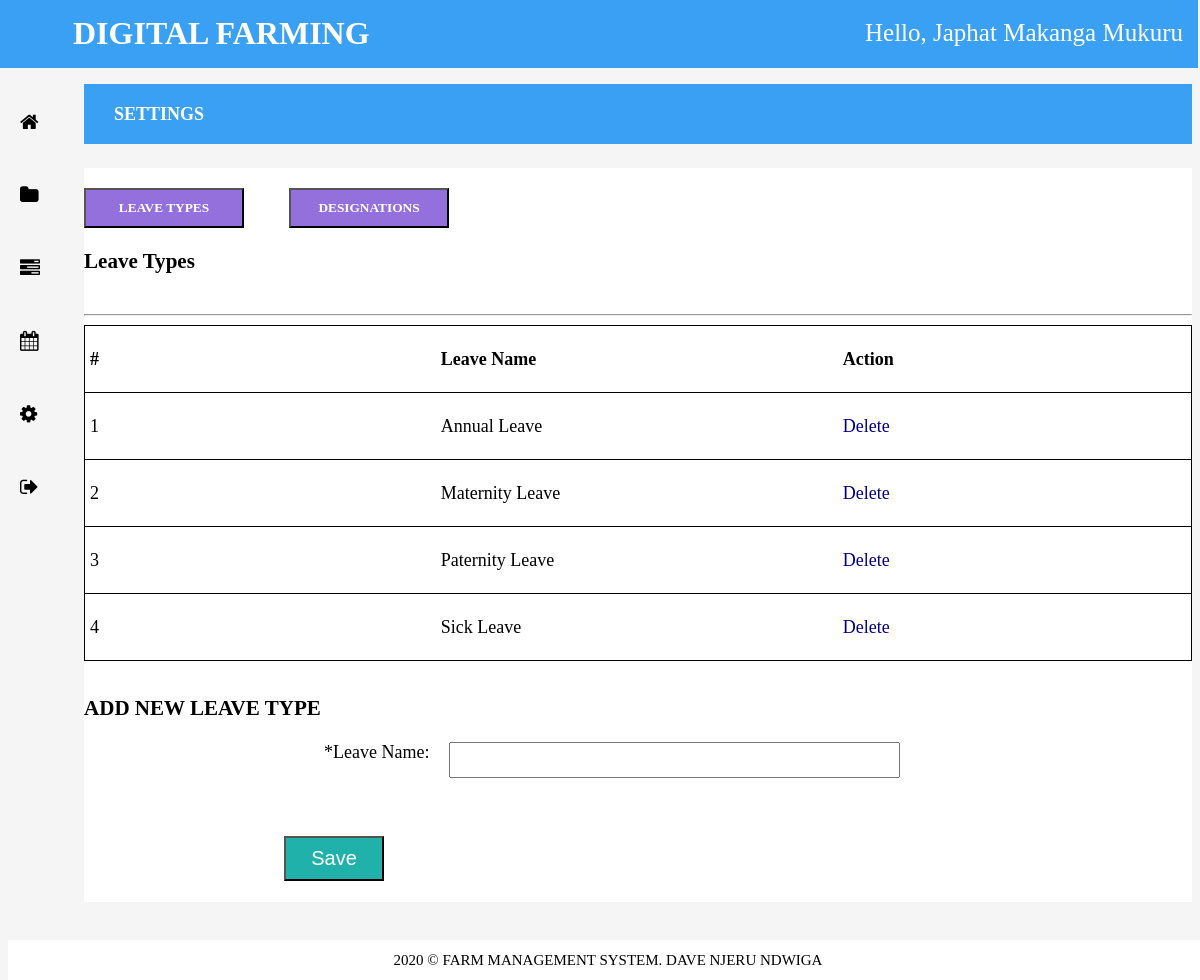
Page /settings.php (signed in) on the committed database.
### tables this page shows
CREATE TABLE `leave_types` (
  `leave_id` int(11) NOT NULL,
  `leave_name` varchar(32) NOT NULL
);

### session.php (called while the page is built, shortened)
<?php
include('dbconnection.php');
$user_check = $_SESSION['login_user'];
$mysqli= mysqli_query($mysqli,"select fullname from login where fullname = '$user_check' ");
$row = mysqli_fetch_array($mysqli,MYSQLI_ASSOC);
$login_session = $row['fullname'];
?>

### settings.php (the view, shortened to what this page needs)
<?php include ('session.php'); ?>
<!DOCTYPE html>
<html>
<head>
    <link rel="stylesheet" href="styling.css?v=<?php echo time(); ?>">
    <link rel="stylesheet" href="https://cdnjs.cloudflare.com/ajax/libs/font-awesome/4.7.0/css/font-awesome.min.css">
</head>
<body>
<?php
include 'navigation.php';
?>
<div class="heading">
    <h4>SETTINGS</h4>
</div>
<div class="workspace">
    <div class="buttons">
        <div class="button" id="setting_button">
            <a href="settings.php"><button>LEAVE TYPES</button></a>
        </div>
        <div class="button">
            <a href="settings2.php"><button>DESIGNATIONS</button></a>
        </div>
    </div>
    <h3>Leave Types</h3>
    <hr>
    <div class="tables">
        <?php
        include 'dbconnection.php';
        $query = "select leave_id, leave_name
                 from leave_types";
        if($result = $mysqli->query($query)) {
        }
        else {
            echo "Error getting information from the database."."<br>";
        }
        echo "<table id='schedule'> <tr>";
        echo "<th>#</th>";
        echo "<th>Leave Name</th>";
        echo "<th>Action</th>";
        echo "</tr\n>";
        while($result_ar = mysqli_fetch_assoc($result)) {
            echo "<tr>";
            echo "<td>".$result_ar['leave_id']."</td>";
            echo "<td>".$result_ar['leave_name']."</td>";
            echo "<td> <a href='remove_leave.php? leave_id=".$result_ar['leave_id']."'>Delete</a></td>";
            echo "</td></tr>\n";
        }
        echo "</table>";
        ?>
    </div>
    <div>
        <h3>ADD NEW LEAVE TYPE</h3>
    </div>
    <div class="input">
        <form action= "submitLeave.php" method="post">
            <ul>
                <li>*Leave Name: <input class="textboxes" name="lname" type="text"/></li>
            </ul>
            <input id="final" name="Submit1" type="submit" value="Save"/><br>&nbsp;
        </form>
    </div>
</div>
<div class="empty"></div>
<div id="second">
    <?php include 'footer.php' ?>
</div>
</body>
</html>

### navigation.php
<div id="navigator">
    <nav id="one">
        <label id="logo">DIGITAL FARMING</label>
        <div id="user">Hello, <?php echo $login_session; ?></div>
    </nav>
    <nav id="two">
        <ul>
            <li><a href="dashboard.php"><i class="fa fa-home" aria-hidden="true"></i>
                    <span class="home">Home</span></a></li>
            <li><a href="employees.php"><i class="fa fa-folder" aria-hidden="true"></i>
                    <span class="employees">Employees</span></a></li>
            <li><a href="work_schedule.php"><i class="fa fa-tasks" aria-hidden="true"></i>
                    <span class="schedule">Schedules</span></a></li>
            <li><a href="leaves.php"><i class="fa fa-calendar" aria-hidden="true"></i>
                    <span class="requests">Leave Requests</span></a></li>
            <li><a href="settings.php"><i class="fa fa-cog" aria-hidden="true"></i>
                    <span class="settings">Settings</span></a></li>
            <li><a href="logout.php"><i class="fa fa-sign-out" aria-hidden="true"></i>
                <span class="logout">LogOut</span></a></li>
        </ul>
    </nav>
</div>

### styling.css (style rules this page uses)
body { font-family: 'century gothic'; font-size: 18px; background-color: whitesmoke; }
#one { height: 70px; width: 100%; background: rgb(58, 160, 243); position: fixed; margin-top: -10px; margin-left: -10px; }
#two { height: 100%; width: 70px; background: whitesmoke; position: fixed; margin-top: 60px; margin-left: -8px; }
#logo { color: white; font-size: 32px; line-height: 70px; padding: 0 75px; font-weight: bold; }
#user { font-size: 25px; line-height: 70px; color: white; float: right; margin-right: 15px; }
#two ul { list-style: none; }
#two ul li { display: block; padding: 25px 0px; margin-left: -20px; }
#two ul li a { color: black; text-decoration: none; font-size: 20px; }
.empty { clear: both; padding-top: 70px; }
table th { width: 50px; }
a { text-decoration: none; color: navy; font-weight: 500; }
h4 { text-align: center; background-color: black; color: white; }
.heading { margin-left: 76px; padding-top: 52px; }
.heading h4 { background-color: rgb(58, 160, 243); height: 60px; line-height: 60px; text-align: left; padding-left: 30px; }
.workspace { margin-left: 76px; background-color: white; }
.button { padding-top: 20px; }
.button button { width: 160px; height: 40px; font-family: 'century gothic'; background-color: mediumpurple; font-weight: bold; }
.button a button { color: white; }
#setting_button { float: left; padding-right: 45px; }
#schedule { border-collapse: collapse; width: 100%; }
#schedule tr { border: 1px solid black; }
#schedule td, #schedule tr, #schedule th { font-size: 18px; padding: 23px 87px 22px 5px; text-align: left; }
hr { margin-top: 40px; }
.input { margin-left: 200px; }
.input ul li { display: table-row; text-align: right; list-style: none; margin-left: 50px; }
.textboxes { height: 30px; width: 443px; margin-left: 20px; margin-bottom: 40px; float: right; }
.textboxes, .selects, #textarea { font-family: 'century gothic'; font-size: 16px; }
form #final { font-size: 20px; height: 45px; width: 100px; background-color: lightseagreen; color: white; }
.tables { height: 350px; overflow: scroll; }

### rows in the picture
leave_types: leave_id "1", leave_name "Annual Leave"
leave_types: leave_id "2", leave_name "Maternity Leave"
leave_types: leave_id "3", leave_name "Paternity Leave"
leave_types: leave_id "4", leave_name "Sick Leave"

### other values in the picture
$login_session "Japhat Makanga Mukuru"
